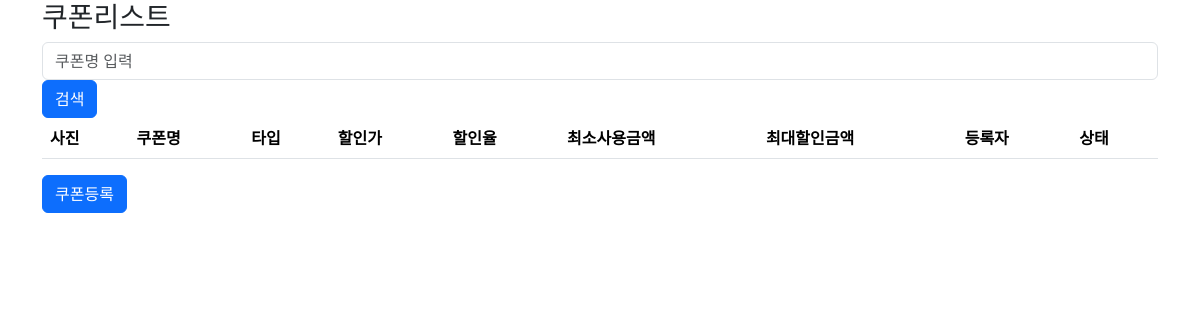
The app's page /admin/coupon/coupon_list.php (signed in), older data.
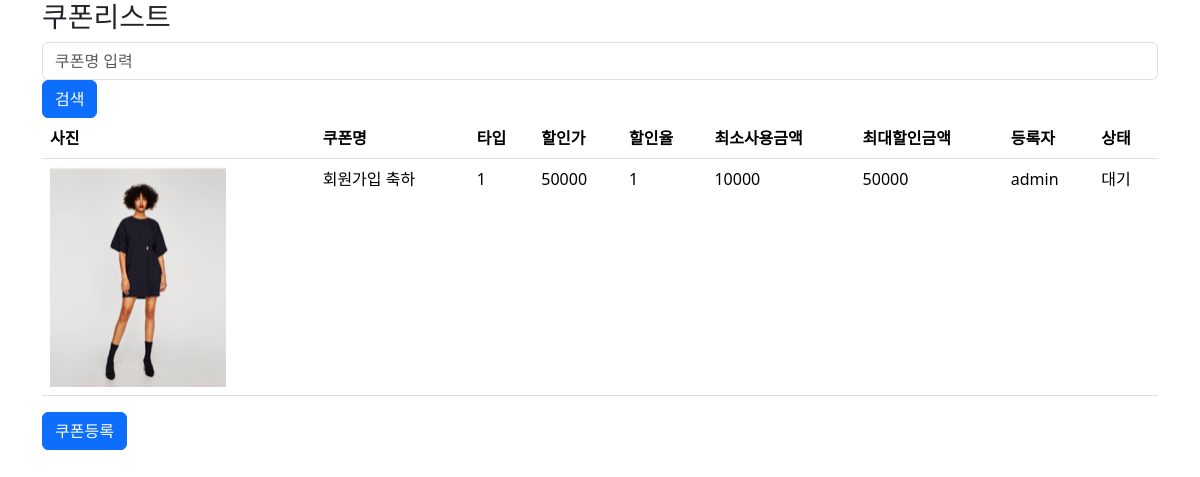
The same page, newer data.
### tables this page shows
CREATE TABLE `coupons` (
  `cid` int(11) NOT NULL,
  `coupon_name` varchar(100) DEFAULT NULL COMMENT '쿠폰명',
  `coupon_image` varchar(100) DEFAULT NULL COMMENT '쿠폰이미지',
  `coupon_type` tinyint(4) DEFAULT NULL COMMENT '쿠폰타입',
  `coupon_price` double DEFAULT NULL COMMENT '할인금액',
  `coupon_ratio` double DEFAULT NULL COMMENT '할인비율',
  `status` tinyint(4) DEFAULT 0 COMMENT '상태',
  `regdate` datetime DEFAULT NULL COMMENT '등록일',
  `userid` varchar(100) DEFAULT NULL COMMENT '등록한유저',
  `max_value` double DEFAULT NULL COMMENT '최대할인금액',
  `use_min_price` double DEFAULT NULL COMMENT '최소사용금액'
);

### admin/inc/pagination.php (called while the page is built, shortened)
<?php
$pageNumber = $_GET['pageNumber'] ?? 1;
$pageCount = $_GET['pageCount'] ?? 5;
$startLimit = ($pageNumber -1)*$pageCount;
$endLimit = $pageCount ;

### admin/coupon/coupon_list.php (the view, shortened to what this page needs)
<?php
include_once $_SERVER['DOCUMENT_ROOT'] . '/pinkping/inc/header.php';
$search_where = "";
include_once $_SERVER['DOCUMENT_ROOT'] . '/pinkping/admin/inc/pagination.php';
$sql = "SELECT * FROM coupons where 1=1";
$sql .= $search_where;
$order = " order by cid desc";
$sql .= $order;
$limit = " LIMIT $startLimit, $endLimit";
$sql .= $limit;
$result = $mysqli->query($sql);
while ($rs = $result->fetch_object()) {
  $rsArr[] = $rs;
}
?>
<div class="container">
    <h3>쿠폰리스트</h3>
    <form action="<?php echo $_SERVER['PHP_SELF']; ?>">
        <input class="form-control" type="text" id="search_keyword" name="keyword" placeholder="쿠폰명 입력">
        <button class="btn btn-primary text-nowrap">검색</button>
    </form>
    <table class="table">
        <thead>
            <tr>
            <th scope="col">사진</th>
            <th scope="col">쿠폰명</th>
            <th scope="col">타입</th>
            <th scope="col">할인가</th>
            <th scope="col">할인율</th>
            <th scope="col">최소사용금액</th>
            <th scope="col">최대할인금액</th>
            <th scope="col">등록자</th>
            <th scope="col">상태</th>
            </tr>
        </thead>
        <tbody>
          <?php
            if (isset($rsArr)) {
            foreach ($rsArr as $item) {
          ?>
            <tr>
              <td>
                <img src="<?= $item->coupon_image; ?>" alt="">
              </td>
              <td><?= $item->coupon_name; ?></td>
              <td><?= $item->coupon_type; ?></td>
              <td><?= $item->coupon_price; ?></td>
              <td><?= $item->coupon_ratio; ?></td>
              <td><?= $item->use_min_price; ?></td>
              <td><?= $item->max_value; ?></td>
              <td><?= $item->userid; ?></td>
              <td>
                <?php
                if($item->status == '1'){echo '대기';}
                else if($item->status == '2'){echo '사용';}
                else{echo '폐기';}
               ?></td>
            </tr>
        <?php
          }
        }
        ?>
        </tbody>
    </table>
    <a href="coupon_up.php" class="btn btn-primary">쿠폰등록</a>
</div>
<?php
include_once $_SERVER['DOCUMENT_ROOT'] . '/pinkping/inc/footer.php';
?>

Row changes from the older to the newer data that the page shows:
added coupons: coupon_image (picture), coupon_name "회원가입 축하", coupon_type "1", coupon_price "50000", coupon_ratio "1", use_min_price "10000", max_value "50000", userid "admin", status "대기"
